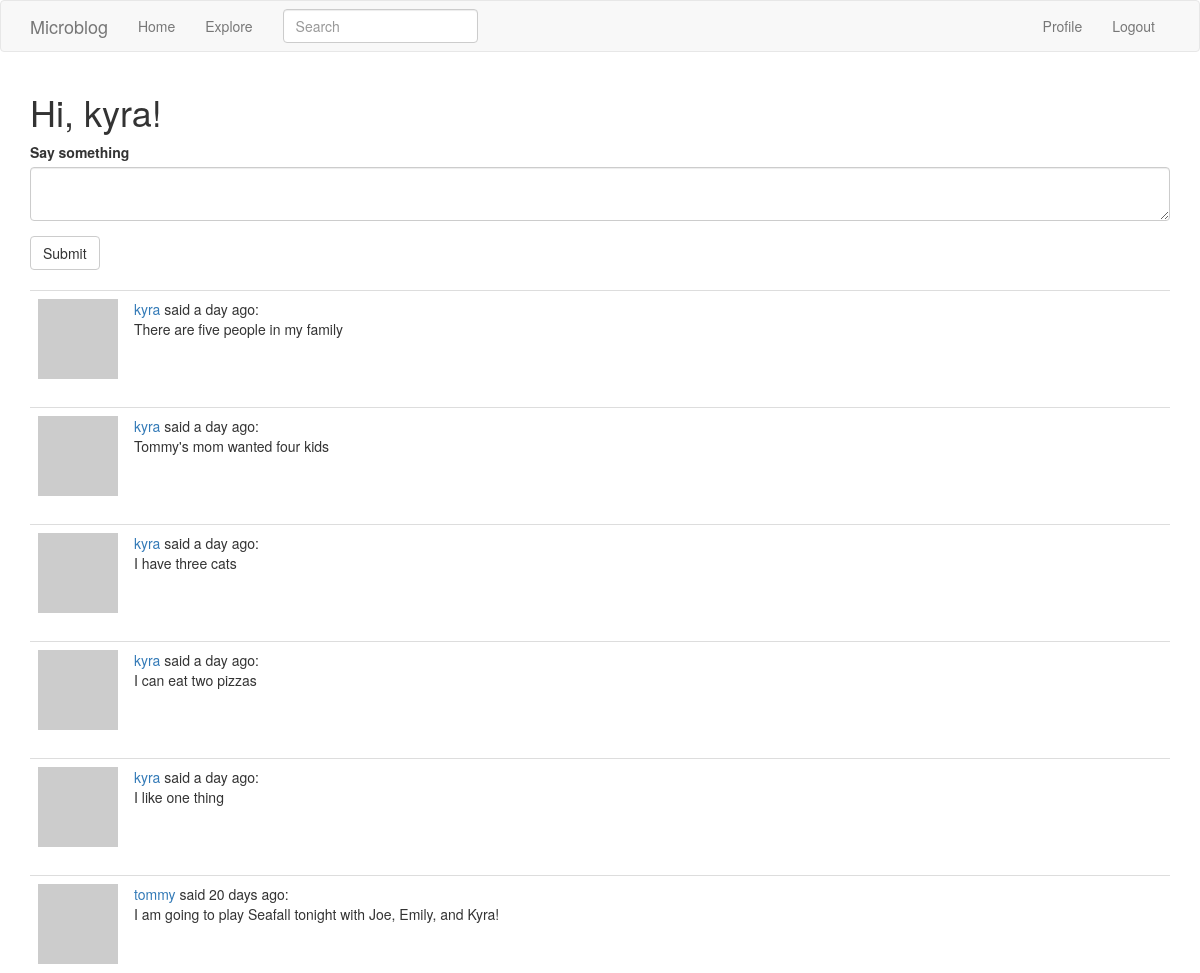
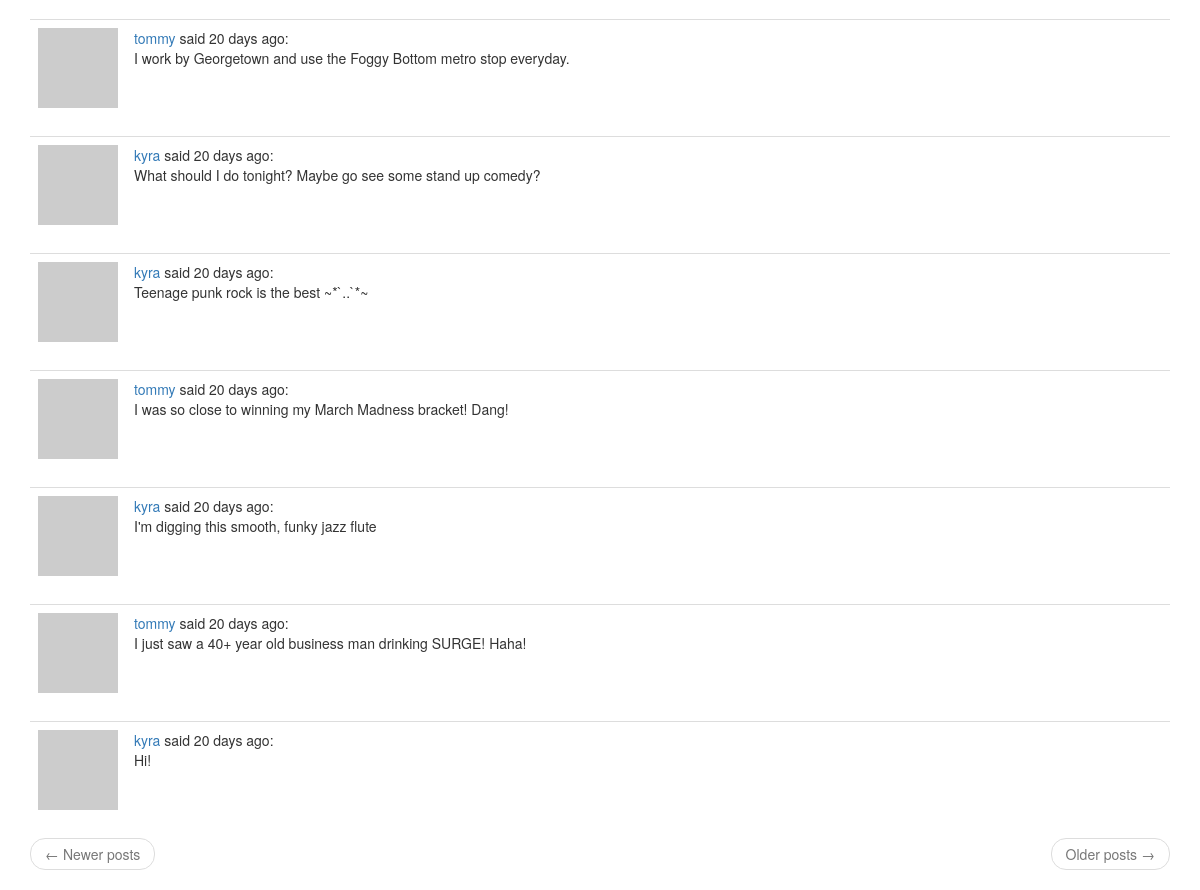
The page /index (signed in) on the database its author committed (2 pictures, top to bottom).
### app/models.py (models this page shows, shortened)
class User(UserMixin, db.Model):
    id = db.Column(db.Integer, primary_key=True)
    username = db.Column(db.String(64), index=True, unique=True)
    email = db.Column(db.String(120), index=True, unique=True)
    password_hash = db.Column(db.String(128))
    posts = db.relationship('Post', backref='author', lazy='dynamic')
    about_me = db.Column(db.String(140))
    last_seen = db.Column(db.DateTime, default=datetime.utcnow)
    followed = db.relationship(
        'User', secondary=followers,
        primaryjoin=(followers.c.follower_id == id),
        secondaryjoin=(followers.c.followed_id == id),
        backref=db.backref('followers', lazy='dynamic'), lazy='dynamic')
    def avatar(self, size):
        digest = md5(self.email.lower().encode('utf-8')).hexdigest()
        return 'https://www.gravatar.com/avatar/{}?d=identicon&s={}'.format(
            digest, size)
    def followed_posts(self):
        followed = Post.query.join(
            followers, (followers.c.followed_id == Post.user_id)).filter(
                followers.c.follower_id == self.id)
        own = Post.query.filter_by(user_id=self.id)
        return followed.union(own).order_by(Post.timestamp.desc())

class SearchableMixin():
    @classmethod
    def before_commit(cls, session):
        session._changes = {
            'add': [obj for obj in session.new if isinstance(obj, cls)],
            'update': [obj for obj in session.dirty if isinstance(obj, cls)],
            'delete': [obj for obj in session.deleted if isinstance(obj, cls)]
        }
    @classmethod
    def after_commit(cls, session):
        for obj in session._changes['add']:
            add_to_index(cls.__tablename__, obj)
        for obj in session._changes['update']:
            add_to_index(cls.__tablename__, obj)
        for obj in session._changes['delete']:
            remove_from_index(cls.__tablename__, obj)
        session._changes = None

class Post(SearchableMixin, db.Model):
    __searchable__=['body']
    id = db.Column(db.Integer, primary_key=True)
    body = db.Column(db.String(140))
    timestamp = db.Column(db.DateTime, index=True, default=datetime.utcnow)
    user_id = db.Column(db.Integer, db.ForeignKey('user.id'))

### app/main/routes.py (the view)
@bp.route('/', methods=['GET', 'POST'])
@bp.route('/index', methods=['GET', 'POST'])
@login_required
def index():
    form = PostForm()
    if form.validate_on_submit():
        post = Post(body=form.post.data, author=current_user)
        db.session.add(post)
        db.session.commit()
        flash('Your post is now live!')
        return redirect(url_for('main.index'))
    page = request.args.get('page', 1, type=int)
    posts = current_user.followed_posts().paginate(page, current_app.config['POSTS_PER_PAGE'], False)
    next_url = url_for('main.index', page=posts.next_num) \
        if posts.has_next else None
    prev_url = url_for('main.index', page=posts.prev_num) \
        if posts.has_next else None
    return render_template('index.html', title='Home', form=form, posts=posts.items, next_url=next_url, prev_url=prev_url)

### app/main/forms.py
class SearchForm(FlaskForm):
    q = StringField('Search', validators=[DataRequired()])
    def __init__(self, *args, **kwargs):
        if 'formdata' not in kwargs:
            kwargs['formdata'] = request.args
        if 'csrf_enabled' not in kwargs:
            kwargs['csrf_enabled'] = False
        super(SearchForm, self).__init__(*args, **kwargs)

class PostForm(FlaskForm):
    post = TextAreaField('Say something', validators=[DataRequired(), Length(min=1, max=140)])
    submit = SubmitField('Submit')

### app/main/routes.py (called while the page is built)
@bp.before_request
def before_request():
    if current_user.is_authenticated:
        current_user.last_seen = datetime.utcnow()
        db.session.commit()
        g.search_form = SearchForm()

### app/models.py (called while the page is built)
@login.user_loader
def load_user(id):
    return User.query.get(int(id))

### app/templates/index.html
{% extends "base.html" %}
{% import 'bootstrap/wtf.html' as wtf %}
{% block app_content %}
    <h1>Hi, {{ current_user.username }}!</h1>
    {% if form %}
        {{ wtf.quick_form(form) }}
        <br>
    {% endif %}
    {% for post in posts %}
        {% include '_post.html' %}
    {% endfor %}
    <nav aria-label="...">
        <ul class="pager">
            <li class="previous{% if not prev_url %} disabled{% endif %}">
                <a href="{{ prev_url or '#' }}">
                    <span aria-hidden="true">&larr;</span> Newer posts
                </a>
            </li>
            <li class="next{% if not next_url %} disabled{% endif %}">
                <a href="{{ next_url or '#' }}">
                    Older posts
                    <span aria-hidden="true">&rarr;</span>
                </a>
            </li>
        </ul>
    </nav>
{% endblock %}

### app/templates/_post.html
<table class="table table-hover">
    <tr>
        <td width="70px">
            <a href="{{ url_for('main.user', username=post.author.username) }}">
                <img src="{{ post.author.avatar(36) }}">
            </a>
        </td>
        <td>
            <a href="{{ url_for('main.user', username=post.author.username) }}">
                {{ post.author.username }}
            </a>
            said {{ moment(post.timestamp).fromNow() }}:
            <br>
            {{ post.body }}
        </td>
    </tr>
</table>

### rows shown on the page
User: username "kyra"
Post: author.username "kyra", timestamp "a day ago", body "There are five people in my family"
Post: author.username "kyra", timestamp "a day ago", body "Tommy's mom wanted four kids"
Post: author.username "kyra", timestamp "a day ago", body "I have three cats"
Post: author.username "kyra", timestamp "a day ago", body "I can eat two pizzas"
Post: author.username "kyra", timestamp "a day ago", body "I like one thing"
Post: author.username "tommy", timestamp "20 days ago", body "I am going to play Seafall tonight with Joe, Emily, and Kyra!"
Post: author.username "tommy", timestamp "20 days ago", body "I work by Georgetown and use the Foggy Bottom metro stop everyday."
Post: author.username "kyra", timestamp "20 days ago", body "What should I do tonight? Maybe go see some stand up comedy?"
Post: author.username "kyra", timestamp "20 days ago", body "Teenage punk rock is the best ~*`..`*~"
Post: author.username "tommy", timestamp "20 days ago", body "I was so close to winning my March Madness bracket! Dang!"
Post: author.username "kyra", timestamp "20 days ago", body "I'm digging this smooth, funky jazz flute"
Post: author.username "tommy", timestamp "20 days ago", body "I just saw a 40+ year old business man drinking SURGE! Haha!"
Post: author.username "kyra", timestamp "20 days ago", body "Hi!"
